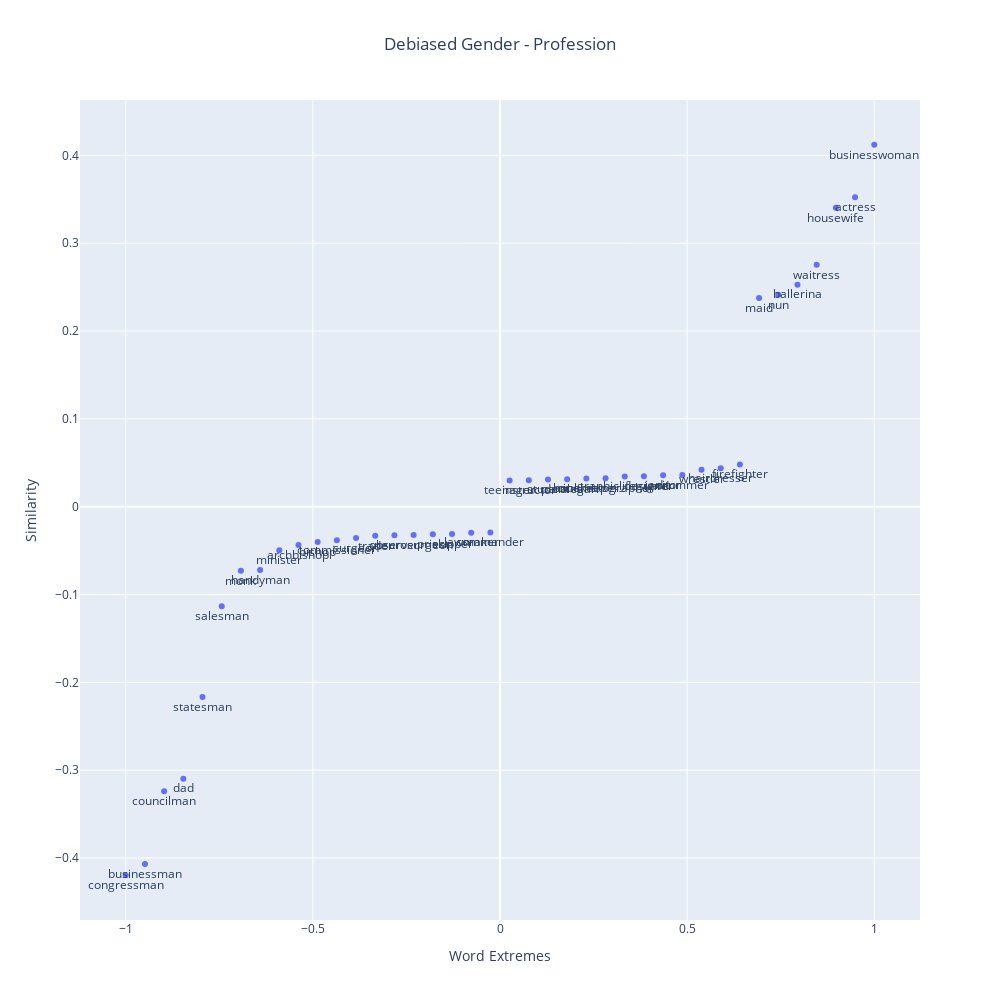

Notebook code cell kept with this figure:
### Code cell
plot_words_extreme(sp_debiased[:20], sp_debiased[-20:], 40, x_title='Word Extremes', y_title='Similarity', 
title='Debiased Gender - Profession')

### Figure 1 — Plotly figure (JSON) as saved in the notebook; plotly's stock layout.template omitted (floating-point values rounded to 4 significant figures)
{"data": [{"mode": "markers+text", "name": "Markers and Text", "text": ["congressman", "businessman", "councilman", "dad", "statesman", "salesman", "monk", "handyman", "minister", "archbishop", "bishop", "commissioner", "surgeon", "trader", "observer", "neurosurgeon", "priest", "skipper", "lawmaker", "commander", "teenager", "instructor", "student", "paralegal", "bookkeeper", "cinematographer", "graphic_designer", "lifeguard", "janitor", "drummer", "wrestler", "hairdresser", "firefighter", "maid", "nun", "ballerina", "waitress", "housewife", "actress", "businesswoman"], "textposition": "bottom center", "type": "scatter", "x": [-1, -0.9487, -0.8974, -0.8462, -0.7949, -0.7436, -0.6923, -0.641, -0.5897, -0.5385, -0.4872, -0.4359, -0.3846, -0.3333, -0.2821, -0.2308, -0.1795, -0.1282, -0.07692, -0.02564, 0.02564, 0.07692, 0.1282, 0.1795, 0.2308, 0.2821, 0.3333, 0.3846, 0.4359, 0.4872, 0.5385, 0.5897, 0.641, 0.6923, 0.7436, 0.7949, 0.8462, 0.8974, 0.9487, 1], "y": [-0.4196, -0.4068, -0.324, -0.3097, -0.2167, -0.1135, -0.073, -0.07216, -0.04947, -0.04358, -0.04021, -0.03833, -0.03572, -0.03313, -0.03238, -0.0321, -0.03145, -0.03113, -0.02966, -0.02951, 0.02997, 0.03024, 0.03095, 0.03112, 0.03204, 0.03243, 0.03433, 0.03471, 0.03567, 0.03597, 0.04212, 0.0439, 0.04813, 0.2378, 0.2413, 0.2528, 0.2754, 0.3404, 0.3524, 0.4121]}], "layout": {"height": 1000, "title": {"text": "Debiased Gender - Profession", "x": 0.5}, "width": 1000, "xaxis": {"title": {"text": "Word Extremes"}}, "yaxis": {"title": {"text": "Similarity"}}}}
